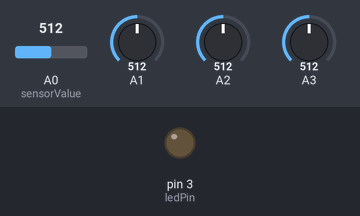
Simulated run of this sketch. Board: Arduino Uno, built with avr-gcc and run on an emulated ATmega328P. Shown: output pins drawn as LEDs (lit = HIGH). Inputs (shaded band) come from the test bench; at power-on: A0 (sensorValue) = 512, A1 = 512, A2 = 512, A3 = 512.

Above: at 1.2 s.
1.3 s: A0 (sensorValue) set to 400
2.8 s: A0 (sensorValue) set to 380
At 3.28 s:
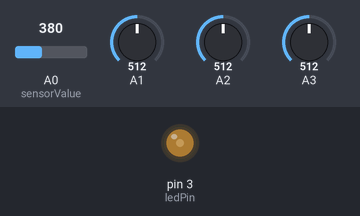
5.8 s: A0 (sensorValue) set to 511
At 6.5 s:
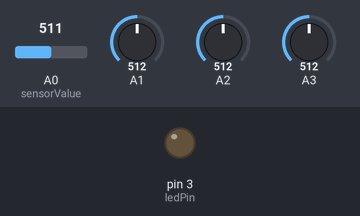
7.3 s: A1 set to 401
8.8 s: A1 set to 376
At 9.58 s:
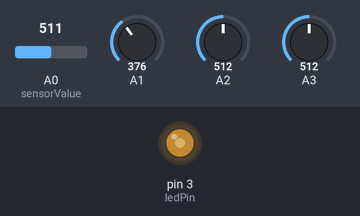
11.8 s: A1 set to 400
At 12.2 s:
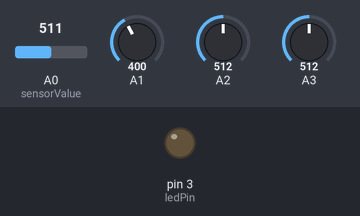
Timing chart, 0 to 14.3 s (numbered marks = the images above; inputs shaded):
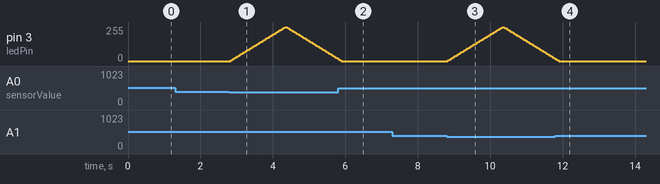

The sketch:

_05_ThresholdPlusFade.ino
```cpp
/*
  Sensor Threshold with Old School Fade

  Behavior:
   This code reads a photocell and trips an LED fade routine when light
   drops below a threshold. It reads an analog pin and compares the
   result to a set threshold. If the result is less than the threshold,
   it writes "purr" to the serial port, and toggles the LED on pin 3.

 Circuit:
  * Pin 3: LED, anode to microcontroller, 330 Ohm resistor from
  cathode to ground
  * Attach one lead of a photocell to 5V and another to a 10k Ohm resistor
    that is connected to ground.
  * Pin A0: Connect the Arduino sensor pin to the photocell lead that is also
    attached to the 10k Ohm resistor.

                     photocell
   _________     ____(/\/\/\)--|5V+
  |	    |    |
  | Arduino |    |
  |    	  A0|-----
  |  	    |    |   10k Ohm
  |  	    |    |---/\/\/\-----|l> GND
  |  	    |
  |    	    |    LED     330 Ohm
  |  	PIN3|----(>|)----/\/\/\----|l> GND
  |  	    |
  |_________|


 Adapted by Carlyn Maw 2013

 */

 //////////////////////////////////////////////////////////////////////
///////////// USER DEFINED CONSTANTS & STARTING VALUES ///////////////

//where the led is
int ledPin = 3;

//where the sensor is, and its typical range
int sensorPin = A0;
int sensorThreshold = 390;

//////////////////////////////////////////////////////////////////////

//variables, value determined by the code

int sensorValue = 0;      //officialy can range from 0 to 1023, but ours
                          //may be in a smaller range

void setup() {
 pinMode(ledPin, OUTPUT); // declare the ledPin as as OUTPUT
 Serial.begin(9600);       // use the serial port
}

// the setup routine runs once when you press reset
void loop() {

  // read the analog input and store the value in sensorValue
  sensorValue = analogRead(sensorValue);

  //just incase threshold needs to be debugged.
  //Serial.println(sensorValue);
  //delay(10);

  // if the sensor reading is greater than the threshold:
  if (sensorValue <= sensorThreshold) {
    //pulse the heart
    heartBeat();
  }

}

//---------------------------------------------------- START heartBeat()
//brings up the light and brings it down again. Not interruptible
//because it uses a "for loop" and delays to create the effect.
//The "Fade" example included with Arduino 1.0.5. is interuptable, but
//therefore it won't smooth out a jittery sensor. It is also harder to
//make that fade example a stand alone function.

void heartBeat() {
  // fade in from min to max in increments of 5 points:
  for(int fadeValue = 0 ; fadeValue <= 255; fadeValue +=5) {
    // sets the value (range from 0 to 255):
    analogWrite(ledPin, fadeValue);
    // wait for 30 milliseconds to see the dimming effect
    delay(30);
  }

  // fade out from max to min in increments of 5 points:
  for(int fadeValue = 255 ; fadeValue >= 0; fadeValue -=5) {
    // sets the value (range from 0 to 255):
    analogWrite(ledPin, fadeValue);
    // wait for 30 milliseconds to see the dimming effect
    delay(30);
  }
}
//----------------------------------------------------- END heartBeat()
```

Measured:
- the behaviour switches between 391 and 390 on A0 (sensorValue) (found by bisection; images 0 and 1)
- the behaviour switches between 391 and 390 on A1 (found by bisection; images 2 and 3)
- after the input at 1.3 s, every drawn part: stays the same
- after the input at 2.8 s, pin 3 (ledPin): rises from 0/255 to 255/255 in 1.5 s, then falls to 20/255 in 1.4 s
- after the input at 5.8 s, pin 3 (ledPin): goes on until 5.9 s, then stays 0/255
- after the input at 7.3 s, every drawn part: stays the same
- after the input at 8.8 s, pin 3 (ledPin): rises from 0/255 to 255/255 in 1.5 s, then falls to 20/255 in 1.4 s
- after the input at 11.8 s, pin 3 (ledPin): goes on until 11.9 s, then stays 0/255
